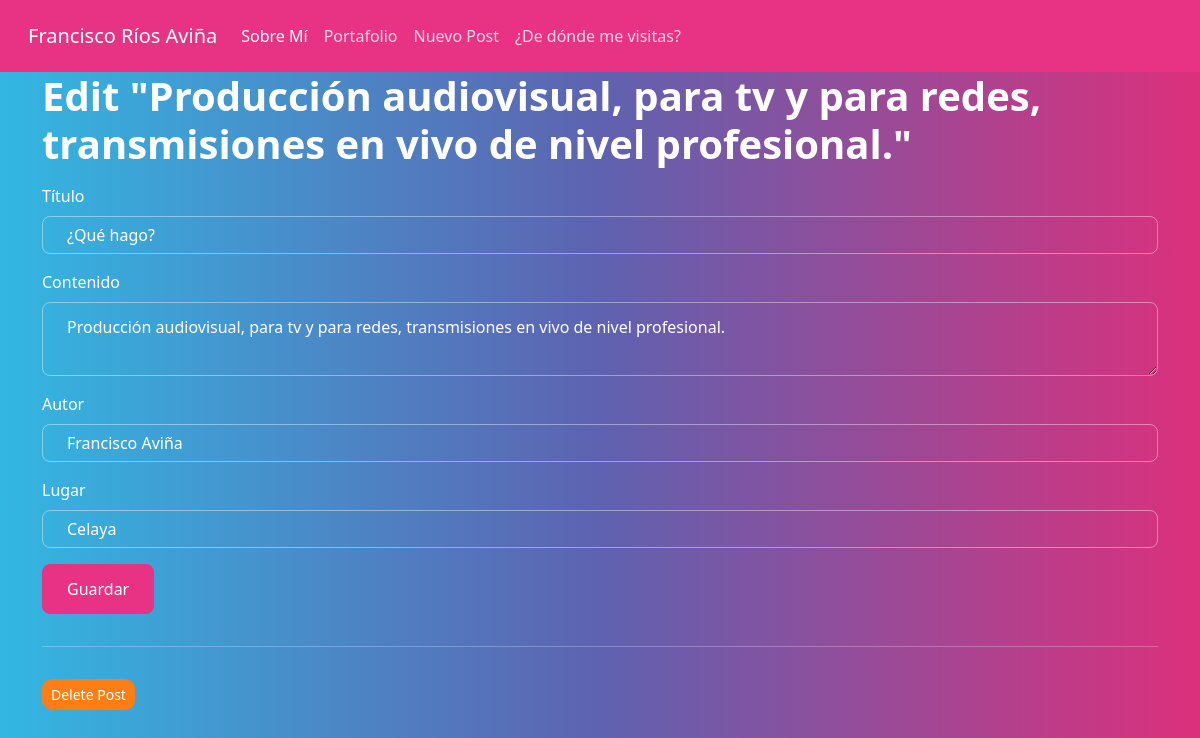
/2/edit, run on the app's committed database.
### tables this page shows
CREATE TABLE posts (
    id INTEGER PRIMARY KEY AUTOINCREMENT,
    created TIMESTAMP NOT NULL DEFAULT CURRENT_TIMESTAMP,
    title TEXT NOT NULL,
    content TEXT NOT NULL,
    autor TEXT NOT NULL,
    lugar TEXT NOT NULL);

### app.py (the view, shortened to what this page needs)
@app.route('/<int:id>/edit', methods=('GET', 'POST'))
def edit(id):
    post = get_post(id)
    return render_template('edit.html', post=post)

### app.py (called while the page is built)
def get_db_connection():
    conn = sqlite3.connect('database.sqlite3')
    try:
        cur.execute("INSERT INTO posts (title, content, autor, lugar) VALUES (?, ?, ?, ?)",
            ('Primer Post', 'Contenido para el primer post', 'Francisco Aviña', 'Celaya')
            )
        cur.execute("INSERT INTO posts (title, content, autor, lugar) VALUES (?, ?, ?, ?)",
                    ('Segundo Post', 'Contenido para el segundo post', 'Francisco Aviña', 'Celaya')
                    )
        cur.execute("INSERT INTO posts (title, content, autor, lugar) VALUES (?, ?, ?, ?)",
                    ('Tercer Post', 'Contenido para el tercer post', 'Francisco Aviña', 'Celaya')
                    )
        conn.commit()
    except:
        print('Database already create')
    print('si se conecta')
    return conn

def get_post(post_id):
    conn = get_db_connection()
    post = conn.execute('SELECT * FROM posts WHERE id = ?',
                        (post_id,)).fetchone()
    conn.close()
    if post is None:
        abort(404)
    return post

### templates/edit.html (shortened to what this page needs)
<link rel="stylesheet" href="https://stackpath.bootstrapcdn.com/bootstrap/4.3.1/css/bootstrap.min.css">
{% extends 'base.html' %}
{% block content %}
<h1>{% block title %} Edit "{{ post[3] }}" {% endblock %}</h1>
<form method="post">
    <div class="form-group">
        <label for="title">Título</label>
        <input type="text" name="title" placeholder="Post title"
               class="form-control"
               value="{{ request.form['title'] or post[2] }}">
    </div>
    <div class="form-group">
        <label for="content">Contenido</label>
        <textarea name="content" placeholder="Post content"
                  class="form-control">{{ request.form['content'] or post[3] }}</textarea>
    </div>
    <div class="form-group">
        <label for="autor">Autor</label>
        <input type="text" name="autor" placeholder="Nombre del autor"
               class="form-control"
               value="{{ request.form['autor'] or post[4] }}">
    </div>
     <div class="form-group">
        <label for="lugar">Lugar</label>
        <input type="text" name="lugar" placeholder="Dónde se escribió"
               class="form-control"
               value="{{ request.form['lugar'] or post[5] }}">
    </div>
     <div class="form-group">
        <button type="submit" class="btn btn-primary">Guardar</button>
    </div>
</form>
<hr>
<form action="{{ url_for('delete', id=post[0]) }}" method="POST">
    <input type="submit" value="Delete Post"
            class="btn btn-danger btn-sm"
            onclick="return confirm('Are you sure you want to delete this post?')">
</form>
{% endblock %}

### data on the page
posts: content "Producción audiovisual, para tv y para redes, transmisiones en vivo de nivel profesional.", title "¿Qué hago?", autor "Francisco Aviña", lugar "Celaya"
